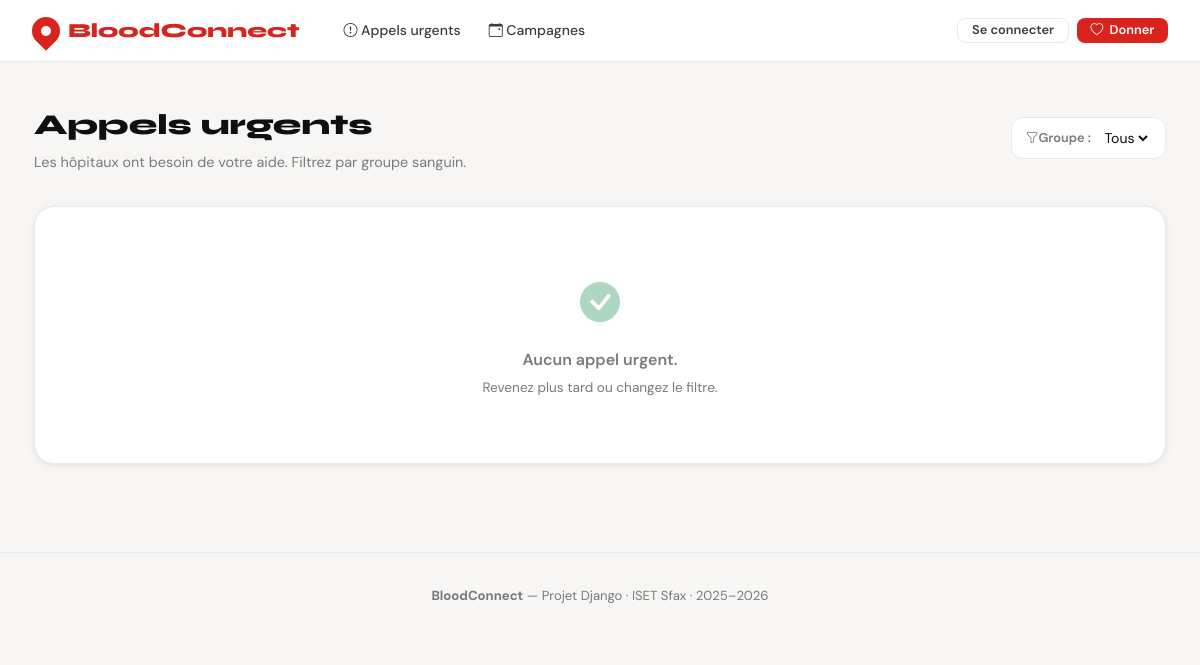
The page /donations/demandes/ on the database as committed earlier.
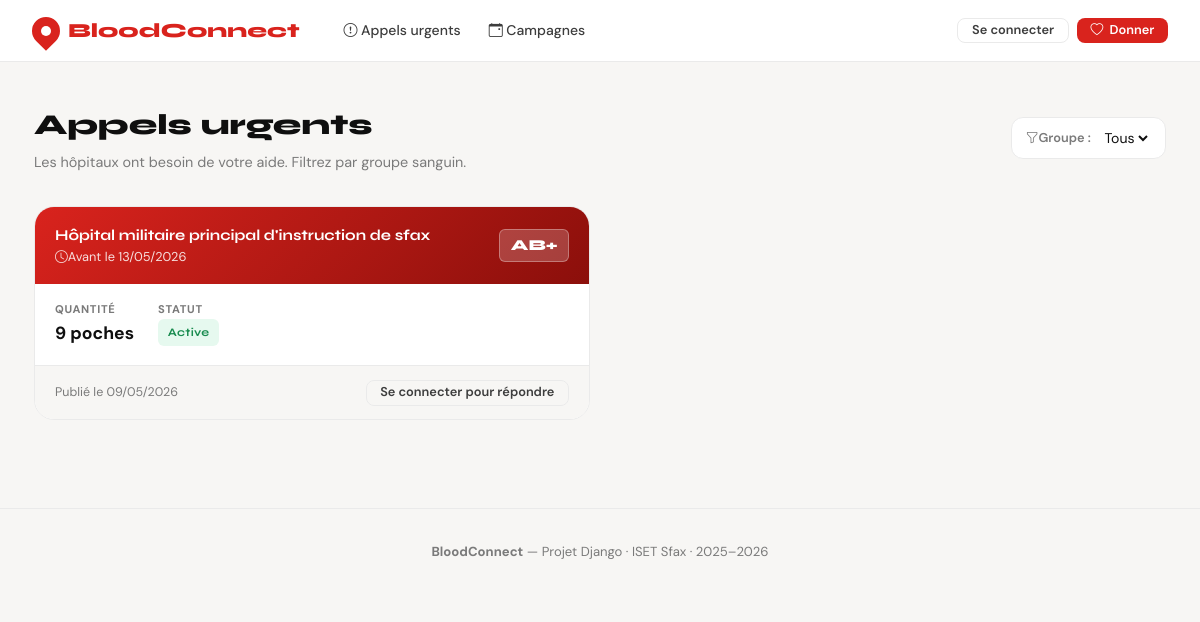
The same page on the database as committed later.
### donations/models.py (models this page shows, shortened)
class DemandeUrgente(models.Model):
    STATUT_CHOICES = [
        ('active', 'Active'),
        ('cloturee', 'Clôturée'),
        ('satisfaite', 'Satisfaite'),
    ]
    hopital = models.ForeignKey(Hopital, on_delete=models.CASCADE, related_name='demandes')
    groupe_sanguin = models.CharField(max_length=3, choices=GROUPES_SANGUINS)
    quantite = models.PositiveIntegerField(help_text='Nombre de poches')
    delai = models.DateField(help_text='Date limite')
    description = models.TextField(blank=True)
    statut = models.CharField(max_length=20, choices=STATUT_CHOICES, default='active')
    date_creation = models.DateTimeField(auto_now_add=True)

### accounts/models.py (models this page shows, shortened)
class Hopital(models.Model):
    user = models.OneToOneField(User, on_delete=models.CASCADE, related_name='hopital')
    nom = models.CharField(max_length=200)
    adresse = models.CharField(max_length=300)
    ville = models.CharField(max_length=100)
    telephone = models.CharField(max_length=20, blank=True)
    numero_agrement = models.CharField(max_length=100, unique=True)
    valide = models.BooleanField(default=False)
    date_inscription = models.DateTimeField(auto_now_add=True)

### donations/views.py (the view)
# urls.py: path('demandes/', views.liste_demandes, name='liste_demandes'),
def liste_demandes(request):
    demandes = DemandeUrgente.objects.filter(statut='active').order_by('delai')
    groupe_filtre = request.GET.get('groupe', '')
    if groupe_filtre:
        demandes = demandes.filter(groupe_sanguin=groupe_filtre)
    return render(request, 'donations/liste_demandes.html', {
        'demandes': demandes,
        'groupe_filtre': groupe_filtre,
        'groupes': ['A+','A-','B+','B-','AB+','AB-','O+','O-'],
    })

### templates/donations/liste_demandes.html (shortened to what this page needs)
{% extends 'base.html' %}
{% block content %}
<div class="page-header fade-up">
  <div>
    <h1>Appels urgents</h1>
    <p>Les hôpitaux ont besoin de votre aide. Filtrez par groupe sanguin.</p>
  </div>
  <div class="filter-bar">
    <label for="groupe"><i class="bi bi-funnel me-1"></i>Groupe :</label>
    <form method="get" style="display:contents;">
      <select id="groupe" name="groupe" onchange="this.form.submit()">
        <option value="">Tous</option>
      </select>
    </form>
  </div>
</div>
{% if demandes %}
  <div class="grid grid-2 fade-up-2">
    {% for demande in demandes %}
    <div class="demand-card">
      <div class="demand-card-top">
        <div>
          <div class="hospital">{{ demande.hopital.nom }}</div>
          <div class="deadline"><i class="bi bi-clock me-1"></i>Avant le {{ demande.delai|date:"d/m/Y" }}</div>
        </div>
        <span class="blood-badge">{{ demande.groupe_sanguin }}</span>
      </div>
      <div class="demand-card-body">
        <div style="display:flex; gap:1.5rem; flex-wrap:wrap;">
          <div>
            <div style="font-size:.7rem; font-weight:700; text-transform:uppercase; letter-spacing:.06em; color:var(--ink-light);">Quantité</div>
            <div style="font-weight:700; font-size:1.1rem;">{{ demande.quantite }} poche{% if demande.quantite != 1 %}s{% endif %}</div>
          </div>
          <div>
            <div style="font-size:.7rem; font-weight:700; text-transform:uppercase; letter-spacing:.06em; color:var(--ink-light);">Statut</div>
            <span class="badge {% if demande.statut == 'active' %}badge-green{% elif demande.statut == 'cloturee' %}badge-gray{% else %}badge-blue{% endif %}">
              {{ demande.get_statut_display }}
            </span>
          </div>
        </div>
      </div>
      <div class="demand-card-footer">
        <span style="font-size:.78rem; color:var(--ink-light);">Publié le {{ demande.date_creation|date:"d/m/Y" }}</span>
        {% if user.is_authenticated %}
          <a href="{% url 'repondre_demande' demande.pk %}" class="btn btn-primary btn-sm">
            <i class="bi bi-heart-fill"></i> Répondre
          </a>
        {% else %}
          <a href="{% url 'login' %}?next={% url 'liste_demandes' %}" class="btn btn-ghost btn-sm">
            Se connecter pour répondre
          </a>
        {% endif %}
      </div>
    </div>
    {% endfor %}
  </div>
{% else %}
  <div class="card fade-up-2">
    <div class="empty-state" style="padding:4rem 1rem;">
      <i class="bi bi-check-circle-fill" style="color:var(--success);"></i>
      <p style="font-size:1rem; font-weight:600;">Aucun appel urgent{% if groupe_filtre %} pour le groupe {{ groupe_filtre }}{% endif %}.</p>
      <p style="font-size:.85rem; margin-top:.25rem;">Revenez plus tard ou changez le filtre.</p>
    </div>
  </div>
{% endif %}
{% endblock %}

Rows that differ between the two databases and show on the page:
added DemandeUrgente: hopital.nom "Hôpital militaire principal d'instruction de sfax", delai "13/05/2026", groupe_sanguin "AB+", quantite "9", statut "Active", date_creation "09/05/2026"
Other text that changed with them:
text no longer shown: "Aucun appel urgent . Revenez plus tard ou changez le filtre."
